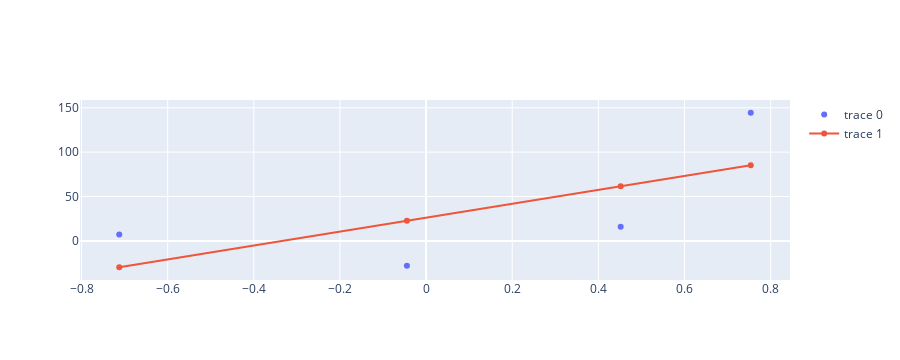

The notebook cell this image was saved under:
### Code cell
df = pd.DataFrame(x,columns = ['x'])
fig = go.Figure()
fig.add_trace(go.Scatter(x = df['x'],y=y,mode = 'markers'))
fig.add_trace(go.Scatter(x = df['x'],y=reg.predict(x),mode = 'markers+lines'))

### Figure 1 — Plotly figure (JSON) as saved in the notebook; plotly's stock layout.template omitted (floating-point values rounded to 4 significant figures)
{"data": [{"mode": "markers", "type": "scatter", "x": [-0.7124, 0.4518, -0.0445, 0.7538], "y": [7.218, 16.05, -27.84, 144.4]}, {"mode": "markers+lines", "type": "scatter", "x": [-0.7124, 0.4518, -0.0445, 0.7538], "y": [-29.66, 61.56, 22.67, 85.22]}], "layout": {"autosize": true, "height": 360, "xaxis": {"autorange": true, "range": [-0.8014, 0.8428], "type": "linear"}, "yaxis": {"autorange": true, "range": [-44.02, 158.7], "type": "linear"}}}
